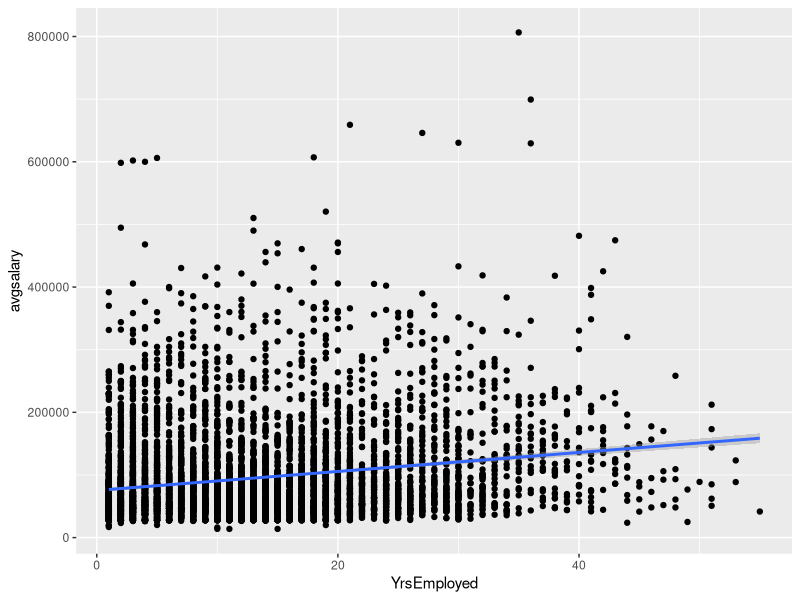
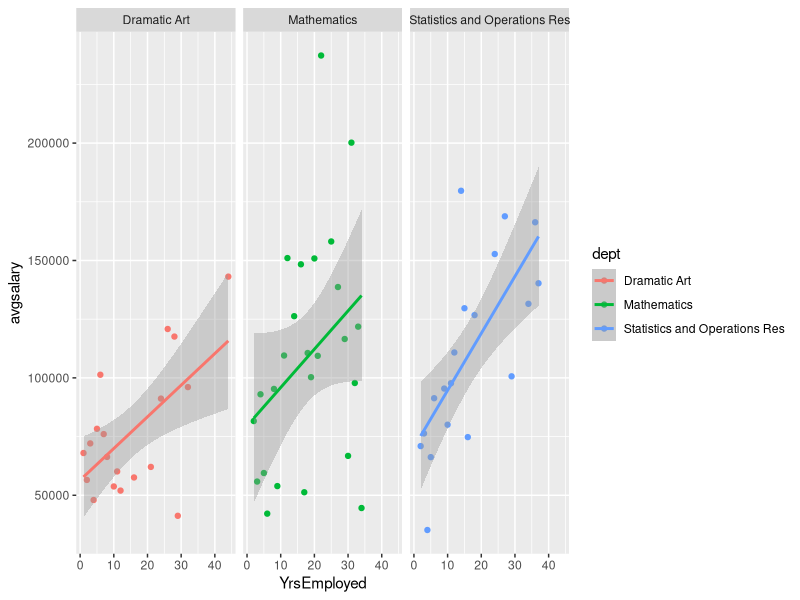

Generate these figures, in order, with R:
## ---- chunk 1
options(scipen=999)
knitr::opts_chunk$set(echo = TRUE)
library(tidyverse)
## ---- chunk 2
salary=read_csv("UNC_System_Salaries Search and Report.csv")
## ---- chunk 3

names(salary)

## ---- chunk 4

str(salary,give.attr=F)

## ---- chunk 5

salary$hiredate=as.Date(salary$hiredate, format="%m/%d/%Y")
salary$hiredate=as.numeric(gsub("-","",salary$hiredate))
salary=as.tibble(salary)

## ---- chunk 6

head(salary,5)


## ---- chunk 7

salary2 <- select(salary, Name, dept, position, hiredate, exempt, totalsal)
names(salary2)


## ---- chunk 8
names(salary2)[names(salary2) == 'dept']  <- "Department"
names(salary2)[names(salary2) == 'position']  <- "Job"
names(salary2)[names(salary2) == 'exempt']  <- "E"
names(salary2)[names(salary2) == 'totalsal']  <- "Salary"

salary3 <- salary2

print(names(salary3))


## ---- chunk 9
salary4 <- salary3

salary4$HireYear <- substr(salary4$hiredate, 1, 4)
str(salary4$HireYear)


## ---- chunk 10

salary5 <- salary4
salary5$YrsEmployed <- 2018 - as.numeric(salary5$HireYear)
str(salary5$YrsEmployed)


## ---- chunk 11

salaryfinal = salary5 %>% select(-c(hiredate, HireYear)) %>% arrange(YrsEmployed, Salary) %>% select(YrsEmployed, Salary, everything())
head(salaryfinal)

## ---- chunk 12

neuroaverage <- salary[which(salary$dept == 'Neurosurgery'),]
print(mean(neuroaverage$totalsal))

## ---- chunk 13
print(paste('The average salary of employees in the Neurosurgery Department is', mean(neuroaverage$totalsal), 'dollars.'))
## ---- chunk 14

more5bio <- salary[which(2018 - as.numeric(substr(salary$hiredate, 1, 4)) > 5 & salary$exempt == 'Exempt from Personnel Act' & salary$dept == 'Biology'),]


## ---- chunk 15

print(paste(nrow(more5bio), 'employees have worked in the Biology Department for more than 5 years and are exempt from personnel act.'))

## ---- chunk 16

stem <- salary %>% filter(dept == 'Mathematics' | dept == 'Computer Science')
stem$yrsemployed <- 2018 - as.numeric(substr(stem$hiredate, 1, 4))



## ---- chunk 17

print(paste(median(stem$yrsemployed), 'is the median years employeed for employees from either the Computer Science Department or the Mathematics Department.'))

## ---- chunk 18

salary$HireYear <- substr(salary$hiredate, 1, 4)
salary$YrsEmployed <- 2018 - as.numeric(salary$HireYear)

deptyear_summary = salary %>% group_by(dept, YrsEmployed) %>% summarise(n = n(), avgsalary = mean(totalsal), sd = sd(totalsal))

head(deptyear_summary)

deptyear_summary <- ungroup(deptyear_summary)


## ---- chunk 19
highest <- deptyear_summary
highest <- deptyear_summary %>% filter(YrsEmployed == 7)

highest <- highest[order(-highest$avgsalary),]
highest <- highest[1:3,]
head(highest)

## ---- chunk 20

deptyear_summary <- ungroup(deptyear_summary)
ggplot(deptyear_summary, mapping = aes(x = YrsEmployed, y = avgsalary)) + geom_point() +  geom_smooth(method = 'lm')

## ---- chunk 21


stor <- deptyear_summary %>% filter(dept == 'Statistics and Operations Res' | dept == 'Mathematics' | dept == 'Dramatic Art')



ggplot(stor, mapping = aes(x = YrsEmployed, y = avgsalary, color = dept)) + geom_point() + geom_smooth(method = 'lm') + facet_grid(~dept)


